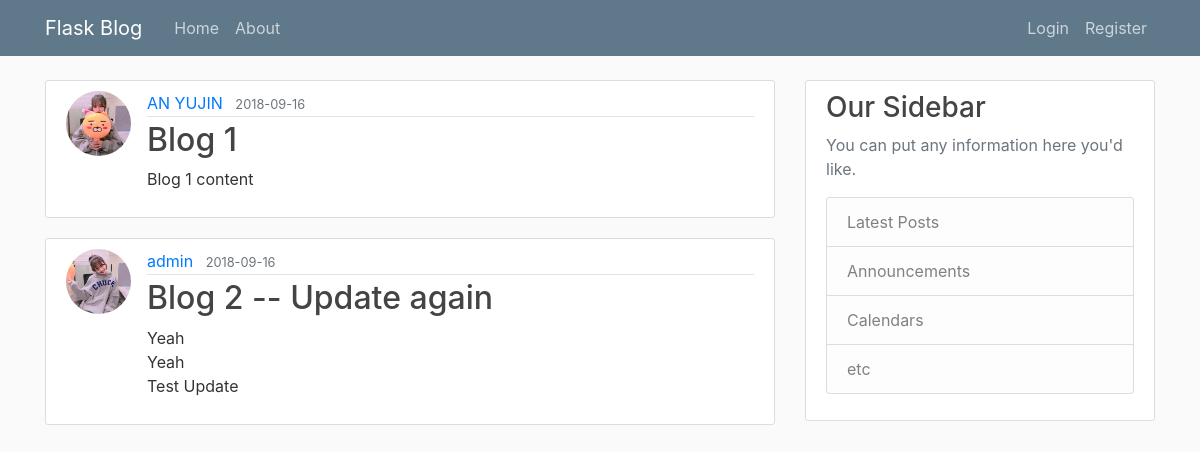
Page /home on the earlier database version.
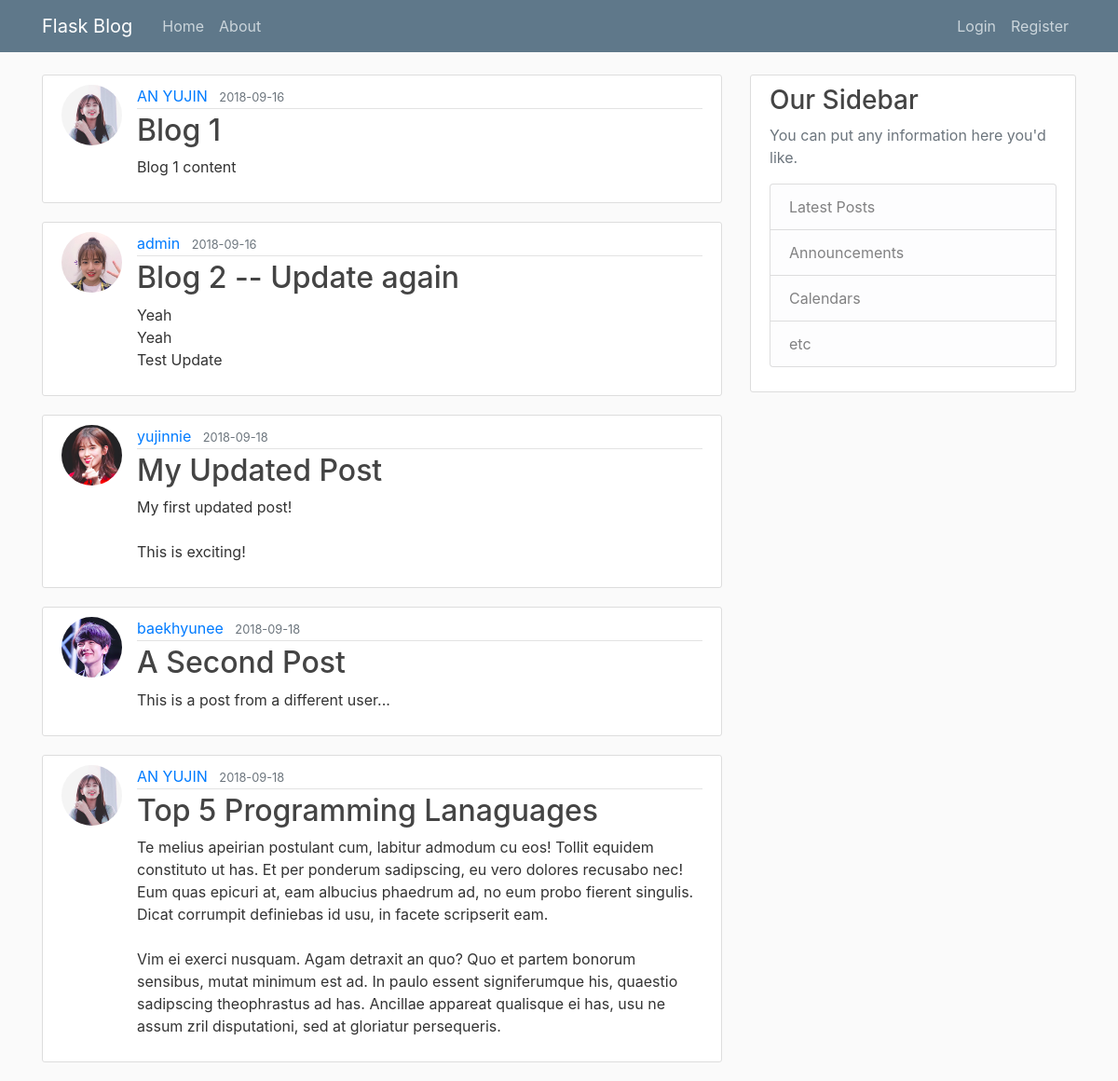
Same page on the later database version.
### flaskblog/models.py (models this page shows, shortened)
class Post(db.Model):
    id = db.Column(db.Integer, primary_key=True)
    title = db.Column(db.String(100), nullable=False)
    date_posted = db.Column(db.DateTime, nullable=False, default=datetime.utcnow)
    content = db.Column(db.Text, nullable=False)
    user_id = db.Column(db.Integer, db.ForeignKey('user.id'), nullable=False)

class User(db.Model, UserMixin):
    id = db.Column(db.Integer, primary_key=True)
    username = db.Column(db.String(20), unique=True, nullable=False)
    email = db.Column(db.String(120), unique=True, nullable=False)
    image_file = db.Column(db.String(20), nullable=False, default='default.jpg')
    password = db.Column(db.String(60), nullable=False)
    posts = db.relationship('Post', backref='author', lazy=True)

### flaskblog/routes.py (the view)
@app.route("/")
@app.route("/home")
def home():
    page = request.args.get('page', 1, type=int)
    posts = Post.query.paginate(page=page, per_page=5)
    return render_template('home.html', posts=posts)

### flaskblog/templates/home.html
{% extends "layout.html" %}
{% block content %}
    {% for post in posts.items %}
        <article class="media content-section">
            <img class="rounded-circle article-img" src="{{ url_for('static', filename='profile_pics/' + post.author.image_file) }}">
            <div class="media-body">
                <div class="article-metadata">
                    <a class="mr-2" href="#">{{ post.author.username }}</a>
                    <small class="text-muted">{{ post.date_posted.strftime('%Y-%m-%d') }}</small>
                </div>
                <h2><a class="article-title" href="{{ url_for('post', post_id=post.id) }}">{{ post.title }}</a></h2>
                <p class="article-content">{{ post.content }}</p>
            </div>
        </article>
    {% endfor %}
{% endblock %}

### flaskblog/templates/layout.html (shortened to what this page needs)
<!DOCTYPE html>
<html>
    <head>
        <link rel="stylesheet" href="https://maxcdn.bootstrapcdn.com/bootstrap/4.0.0/css/bootstrap.min.css">
        <link rel="stylesheet" type="text/css" href="{{ url_for('static', filename='main.css') }}">
    </head>
    <body>
        <header class="site-header">
            <nav class="navbar navbar-expand-md navbar-dark bg-steel fixed-top">
                <div class="container">
                    <a class="navbar-brand mr-4" href="/">Flask Blog</a>
                    <div class="collapse navbar-collapse" id="navbarToggle">
                        <div class="navbar-nav mr-auto">
                            <a class="nav-item nav-link" href="{{ url_for('home') }}">Home</a>
                            <a class="nav-item nav-link" href="{{ url_for('about') }}">About</a>
                        </div>
                        <div class="navbar-nav">
                            {% if current_user.is_authenticated %}
                                <a class="nav-item nav-link" href="{{ url_for('new_post') }}">New Post</a>
                                <a class="nav-item nav-link" href="{{ url_for('account') }}">Account</a>
                                <a class="nav-item nav-link" href="{{ url_for('logout') }}">Logout</a>
                            {% else %}
                                <a class="nav-item nav-link" href="{{ url_for('login') }}">Login</a>
                                <a class="nav-item nav-link" href="{{ url_for('register') }}">Register</a>
                            {% endif %}
                        </div>
                    </div>
                </div>
            </nav>
        </header>
        <main role="main" class="container">
            <div class="row">
                <div class="col-md-8">
                    {% block content %}{% endblock %}
                </div>
                <div class="col-md-4">
                    <div class="content-section">
                        <h3>Our Sidebar</h3>
                        <p class='text-muted'>You can put any information here you'd like.
                            <ul class="list-group">
                                <li class="list-group-item list-group-item-light">Latest Posts</li>
                                <li class="list-group-item list-group-item-light">Announcements</li>
                                <li class="list-group-item list-group-item-light">Calendars</li>
                                <li class="list-group-item list-group-item-light">etc</li>
                            </ul>
                        </p>
                    </div>
                </div>
            </div>
        </main>
    </body>
</html>

### flaskblog/static/main.css (style rules this page uses)
body { background: #fafafa; color: #333333; margin-top: 5rem; }
h1, h2, h3, h4, h5, h6 { color: #444444; }
.bg-steel { background-color: #5f788a; }
.site-header .navbar-nav .nav-link { color: #cbd5db; }
.content-section { background: #ffffff; padding: 10px 20px; border: 1px solid #dddddd; border-radius: 3px; margin-bottom: 20px; }
.article-title { color: #444444; }
.article-content { white-space: pre-line; }
.article-img { height: 65px; width: 65px; margin-right: 16px; }
.article-metadata { padding-bottom: 1px; margin-bottom: 4px; border-bottom: 1px solid #e3e3e3 }

Differences in the rows shown:
changed through a linked row, Post "Blog 1": image_file: a different picture
changed through a linked row, Post "Blog 2 -- Update again": image_file: picture added in place of a placeholder
added Post: image_file (picture), author.username "yujinnie", date_posted "2018-09-18", title "My Updated Post", content "My first updated post! This is exciting!"
added Post: image_file (picture), author.username "baekhyunee", date_posted "2018-09-18", title "A Second Post", content "This is a post from a different user..."
added Post: image_file (picture), author.username "AN YUJIN", date_posted "2018-09-18", title "Top 5 Programming Lanaguages", content "Te melius apeirian postulant cum, labitur admodum cu eos! Tollit equidem constituto ut has. Et per ponderum sadipscing, eu vero dolores recusabo nec! Eum quas epicuri at, eam albucius phaedrum ad, no eum probo fierent singulis. Dicat corrumpit definiebas id usu, in facete scripserit eam. Vim ei exerci nusquam. Agam detraxit an quo? Quo et partem bonorum sensibus, mutat minimum est ad. In paulo essent signiferumque his, quaestio sadipscing theophrastus ad has. Ancillae appareat qualisque ei has, usu ne assum zril disputationi, sed at gloriatur persequeris."
